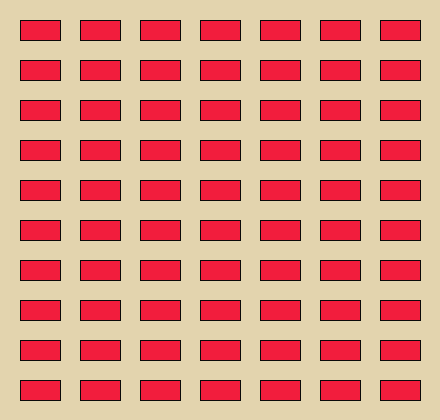
Frame 1 (no input)
Frame 60 (the mouse pressed at the canvas centre just before this capture): identical to frame 1, image omitted
Frame 120 (the mouse held since frame 60 and released just before this capture): identical to frame 1, image omitted

The Processing sketch that drew this single still picture (run headless with seeded random() and noise(); from frame 60 on, the mouse is pressed at the canvas centre):

// Processing sketch: ejercicio20
// ── ejercicio20.pde
PVector coordenadas;
int altoRec,anchoRec,distRec;

void setup(){
   size(440,420);
   distRec = 20;
   anchoRec= 40;
   altoRec= 20;
   coordenadas= new PVector(distRec,distRec);
}

void draw(){
  background(#E3D4AE);
  fill(#F21D3D);
  stroke(10);
  dibujarRec();
}

void dibujarRec(){
  for(float x=coordenadas.x;x<width;x+=(anchoRec+distRec)){
    for(float y=coordenadas.y;y<height;y+=(altoRec+distRec)){
      rect(x,y,anchoRec,altoRec);
    }
  }
}
